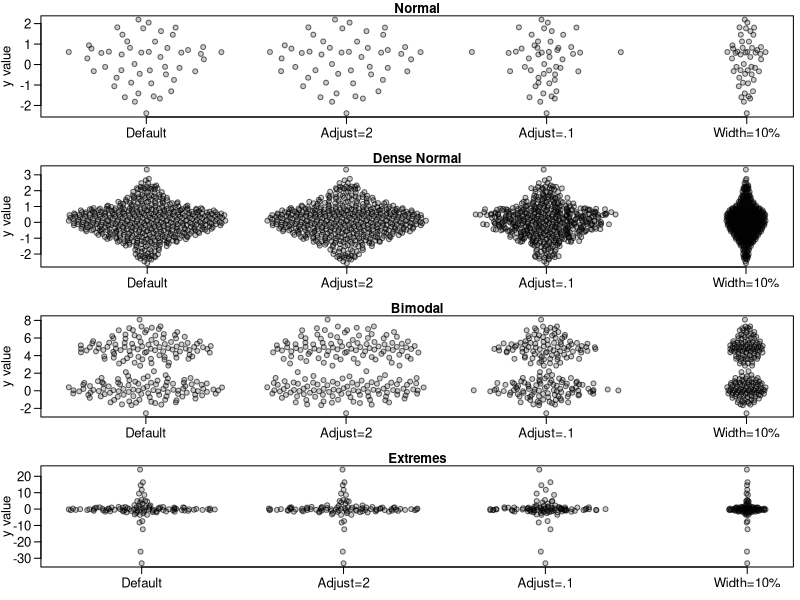
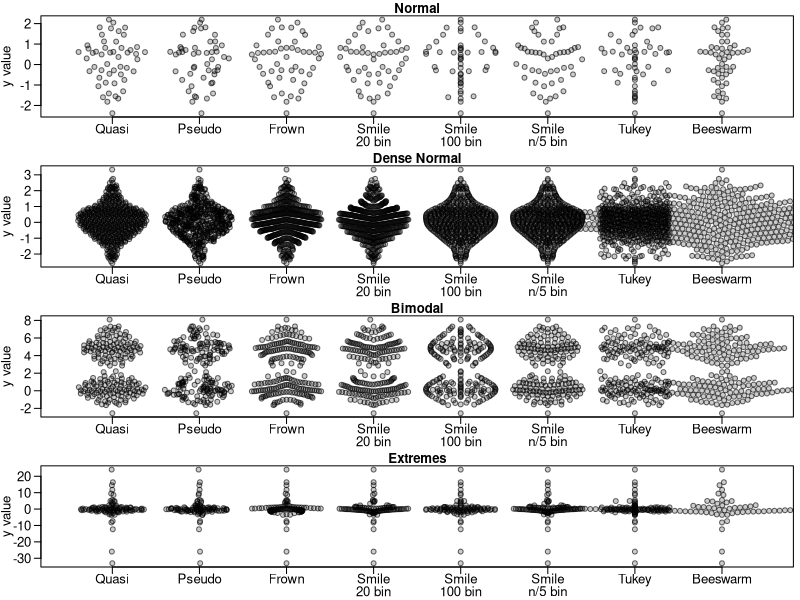
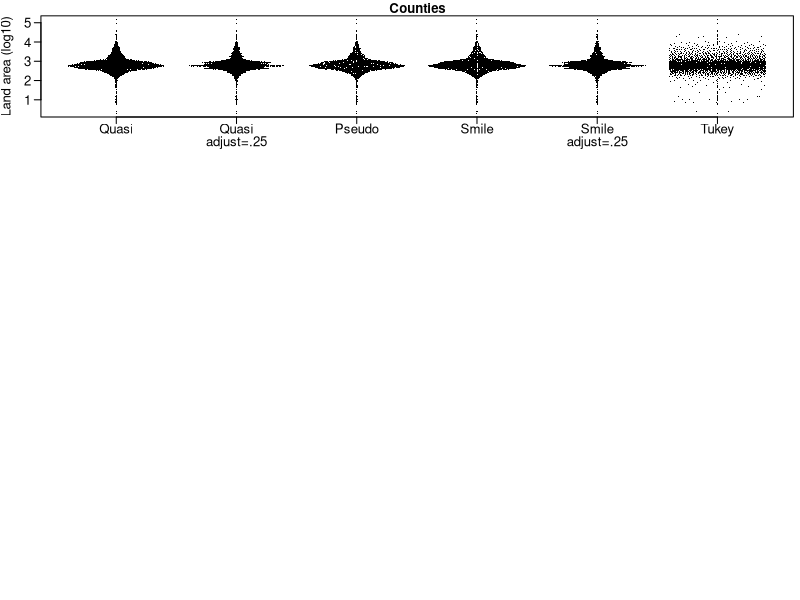

Here is the R script that generated these plots, in order:
## ---- chunk 1
library(vipor)
# Generate data
set.seed(12345)
dat <- list(rnorm(50), rnorm(500), c(rnorm(100), rnorm(100,5)), rcauchy(100))
names(dat) <- c("Normal", "Dense Normal", "Bimodal", "Extremes")

# Violin points of several distributions
par(mfrow=c(4,1), mar=c(2.5,3.1, 1.2, 0.5),mgp=c(2.1,.75,0),
	cex.axis=1.2,cex.lab=1.2,cex.main=1.2)
sapply(names(dat),function(label) {
	y<-dat[[label]]
	offsets <- list(
		'Default'=offsetX(y),  # Default
		'Adjust=2'=offsetX(y, adjust=2),    # More smoothing
		'Adjust=.1'=offsetX(y, adjust=0.1),  # Tighter fit
		'Width=10%'=offsetX(y, width=0.1)    # Less wide
	)  
	ids <- rep(1:length(offsets), each=length(y))
	plot(unlist(offsets) + ids, rep(y, length(offsets)), ylab='y value',
		xlab='', xaxt='n', pch=21,col='#00000099',bg='#00000033',las=1,main=label)
	axis(1, 1:length(offsets), names(offsets))
})
## ---- chunk 2
library(beeswarm)
par(mfrow=c(4,1), mar=c(2.5,3.1, 1.2, 0.5),mgp=c(2.1,.75,0),
	cex.axis=1.2,cex.lab=1.2,cex.main=1.2)
sapply(names(dat),function(label) {
	y<-dat[[label]]
	#need to start plot first for beeswarm so xlim is magic number here
	plot(1,1,type='n',ylab='y value',xlim=c(.5,8+.5),
		ylim=range(y),xlab='', xaxt='n', ,las=1,main=label)
	offsets <- list(
		'Quasi'=offsetX(y),  # Default
		'Pseudo'=offsetX(y, method='pseudorandom',nbins=100),
		'Frown'=offsetX(y, method='frowney',nbins=20),
		'Smile\n20 bin'=offsetX(y, method='smiley',nbins=20),
		'Smile\n100 bin'=offsetX(y, method='smiley',nbins=100),
		'Smile\nn/5 bin'=offsetX(y, method='smiley',nbins=round(length(y)/5)),
		'Tukey'=offsetX(y, method='tukey'),
		'Beeswarm'=swarmx(rep(0,length(y)),y)$x
	)
	ids <- rep(1:length(offsets), each=length(y))

	points(unlist(offsets) + ids, rep(y, length(offsets)),pch=21,col='#00000099',bg='#00000033')
	par(lheight=.8)
	axis(1, 1:length(offsets), names(offsets),padj=1,mgp=c(0,-.3,0),tcl=-.5)
})
## ---- chunk 3
par(mar=c(2.5,3.1, 1.2, 0.5),mgp=c(2.1,.75,0))
y<-log10(counties$landArea)
offsets <- list(
  'Quasi'=offsetX(y),  # Default
  'Quasi\nadjust=.25'=offsetX(y,adjust=.25),
  'Pseudo'=offsetX(y, method='pseudorandom',nbins=100),
  'Smile'=offsetX(y, method='smiley'),
  'Smile\nadjust=.25'=offsetX(y, method='smiley',adjust=.25),
  'Tukey'=offsetX(y, method='tukey')
)
ids <- rep(1:length(offsets), each=length(y))
plot(
  unlist(offsets) + ids,
  rep(y, length(offsets)),
  xlab='', ylab='Land area (log10)',
  main='Counties', xaxt='n', las=1,
  pch='.'
)
par(lheight=.8)
axis(1, 1:length(offsets), names(offsets),padj=1,mgp=c(0,-.3,0),tcl=-.5)
